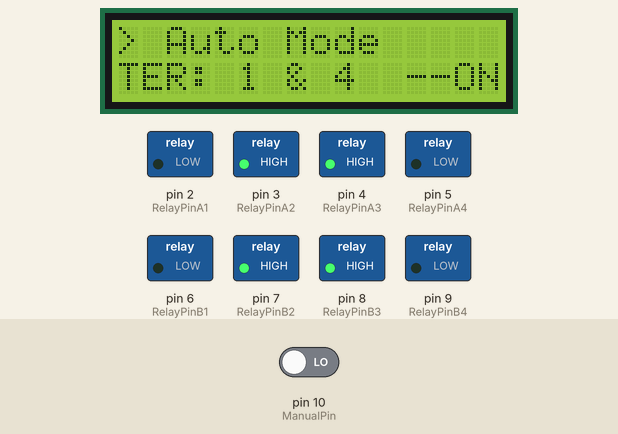
Recording of a sketch running on a simulated Arduino Uno, built with avr-gcc and run on an emulated ATmega328P. Parts: 16×2 character LCD, switched loads named in the sketch (green lamp = pin HIGH). The inputs (shaded band) are chosen by the test bench; at power-on: pin 10 (ManualPin) LOW.

Above: at 6.2 s.
6.3 s: pin 10 (ManualPin) driven HIGH
At 7.1 s:
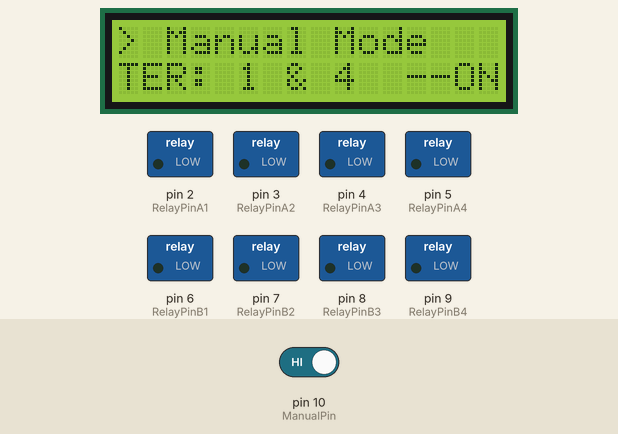
9.3 s: pin 10 (ManualPin) driven LOW
At 15.3 s:
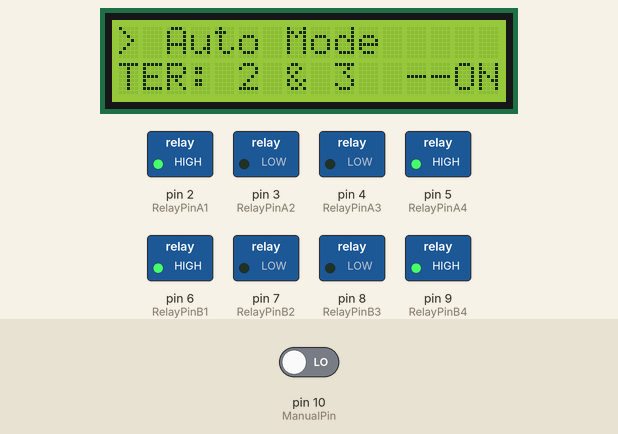
16.5 s: pin 10 (ManualPin) driven HIGH
At 18.3 s:
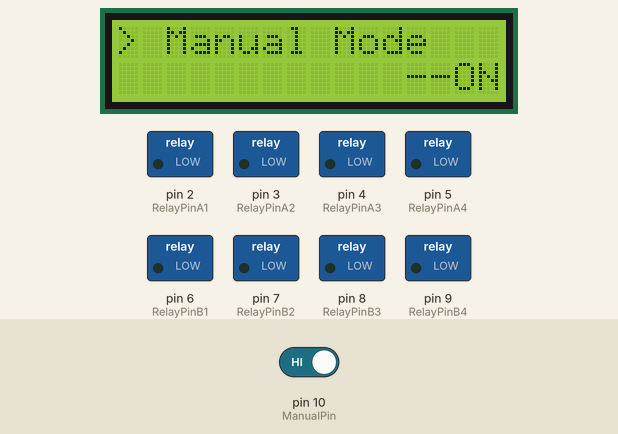
Timing chart, 0 to 19.8 s (numbered marks = the images above; inputs shaded):
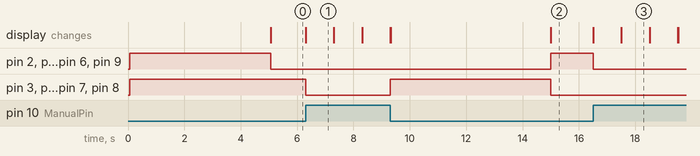

Measured:
- after the input at 6.3 s, pin 3 (RelayPinA2), pin 4 (RelayPinA3), pin 7 (RelayPinB2), pin 8 (RelayPinB3): HIGH → LOW at once; the display: changes at once (image 1)
- after the input at 9.3 s, pin 2 (RelayPinA1), pin 5 (RelayPinA4), pin 6 (RelayPinB1), pin 9 (RelayPinB4): LOW → HIGH after 5.7 s; pin 3 (RelayPinA2), pin 4 (RelayPinA3), pin 7 (RelayPinB2), pin 8 (RelayPinB3): LOW → HIGH at once, → LOW 5.7 s later; the display: first differs from a run without the input at once (image 2 shows a later state)
- after the input at 16.5 s, pin 2 (RelayPinA1), pin 5 (RelayPinA4), pin 6 (RelayPinB1), pin 9 (RelayPinB4): HIGH → LOW at once; the display: first changes at once (image 3 shows a later state)
- what the display in image 1 shows lasts 1.0 s, from 6.3 s to 7.3 s

The sketch:

Code.ino
```cpp
/*
#################################################################################
# Credits goes to Mr. Renjith Mangal                                             #
# Thanks FISAT Management, Higher officials, My Colleagues for the well wishes  #
# The code is open in my github (https://github.com/m4mallu                     #
# For any suggestions and feedbacks, feel free to contact @ renju700@gmail.com  #
#################################################################################
*/

#include <LiquidCrystal.h>
#include <millisDelay.h>
const int RelayPinA1 = 2;     //24V Relay -1
const int RelayPinA2 = 3;     //24V Relay -2
const int RelayPinA3 = 4;     //24V Relay -3
const int RelayPinA4 = 5;     //24V Relay -4

const int RelayPinB1 = 6;     //12V Relay -1
const int RelayPinB2 = 7;     //12V Relay -2
const int RelayPinB3 = 8;     //12V Relay -3
const int RelayPinB4 = 9;     //12V Relay -4
int ManualPin = 10;           // Mode selection pin (Manual/ Auto run)
LiquidCrystal lcd(A0, A1, A2, A3, A4, A5); // Initialize LDC Pins as 8Bit
millisDelay TimeDelay; //MillisDelay library used for auto mode operation to avoid code pause
int Mode = 0;
bool RelayOn = false;

void setup()
{
  TimeDelay.start(15000);       // 1 Hour delay in milliseconds (60x60x1000)
  lcd.begin(16, 2);             // Initialize LCD
  //Serial.begin(9600);
  pinMode(RelayPinA1, OUTPUT);
  pinMode(RelayPinA2, OUTPUT);
  pinMode(RelayPinA3, OUTPUT);
  pinMode(RelayPinA4, OUTPUT);
  pinMode(RelayPinB1, OUTPUT);
  pinMode(RelayPinB2, OUTPUT);
  pinMode(RelayPinB3, OUTPUT);
  pinMode(RelayPinB4, OUTPUT);
  pinMode(ManualPin, INPUT);

  digitalWrite(RelayPinA1, HIGH);
  digitalWrite(RelayPinA2, HIGH);
  digitalWrite(RelayPinA3, HIGH);
  digitalWrite(RelayPinA4, HIGH);
  digitalWrite(RelayPinB1, HIGH);
  digitalWrite(RelayPinB2, HIGH);
  digitalWrite(RelayPinB3, HIGH);
  digitalWrite(RelayPinB4, HIGH);
  lcd.setCursor(0,0);
  lcd.print("Battery Charger");
  lcd.setCursor(0,1);
  lcd.print("Designed @Fablab");
  delay(5000);                      // Let's give a short delay to Show welcome screen
}
void loop(){
  Mode = digitalRead(ManualPin);
  if (Mode == HIGH){                // Activets manual mode in Mode switch HIGH
    lcd.setCursor(0,0);
    lcd.print("> Manual Mode");
    lcd.setCursor(12,1);
    lcd.print("--ON");
    digitalWrite(RelayPinA1, LOW);  // In Manual mode, activate all the relay pins
    digitalWrite(RelayPinA2, LOW);  //        "
    digitalWrite(RelayPinA3, LOW);  //        "
    digitalWrite(RelayPinA4, LOW);  //        "
    digitalWrite(RelayPinB1, LOW);  //        "
    digitalWrite(RelayPinB2, LOW);  //        "
    digitalWrite(RelayPinB3, LOW);  //        "
    digitalWrite(RelayPinB4, LOW);  //        "
    delay(1000);
    lcd.clear();
  }
  else {                            // Activets Auto mode in Mode switch LOW
    // As the relay module is operated on active low region,
    // we need to initialize all the iputs as HIGH to turn of
    // all the relay units in the start up!
    digitalWrite(RelayPinA1, LOW);
    digitalWrite(RelayPinA2, HIGH);
    digitalWrite(RelayPinA3, HIGH);
    digitalWrite(RelayPinA4, LOW);
    digitalWrite(RelayPinB1, LOW);
    digitalWrite(RelayPinB2, HIGH);
    digitalWrite(RelayPinB3, HIGH);
    digitalWrite(RelayPinB4, LOW);
    lcd.clear();
    lcd.setCursor(0,0);
    lcd.print("> Auto Mode");
    lcd.setCursor(0,1);
    lcd.print("TER: 1 & 4");
    lcd.setCursor(12,1);
    lcd.print("--ON");
    while (digitalRead(10) == 0 ) { // A loop runs as auto mode until mode switch turns LOW
      if (TimeDelay.justFinished()) {
        //Serial.println("Auto Mode");
        TimeDelay.repeat();         // Repeat the delay with toggled outputs
        RelayOn = !RelayOn;
        if (RelayOn) {
          digitalWrite(RelayPinA1, HIGH);
          digitalWrite(RelayPinA4, HIGH);
          digitalWrite(RelayPinB1, HIGH);
          digitalWrite(RelayPinB4, HIGH);
          digitalWrite(RelayPinA2, LOW);
          digitalWrite(RelayPinB2, LOW);
          digitalWrite(RelayPinA3, LOW);
          digitalWrite(RelayPinB3, LOW);
          lcd.clear();
          lcd.setCursor(0,0);
          lcd.print("> Auto Mode");
          lcd.setCursor(0,1);
          lcd.print("TER: 2 & 3");
          lcd.setCursor(12,1);
          lcd.print("--ON");
        }
        else {
            digitalWrite(RelayPinA1, LOW);
            digitalWrite(RelayPinB1, LOW);
            digitalWrite(RelayPinA4, LOW);
            digitalWrite(RelayPinB4, LOW);
            digitalWrite(RelayPinA2, HIGH);
            digitalWrite(RelayPinB2, HIGH);
            digitalWrite(RelayPinA3, HIGH);
            digitalWrite(RelayPinB3, HIGH);
            lcd.clear();
            lcd.setCursor(0,0);
            lcd.print("> Auto Mode");
            lcd.setCursor(0,1);
            lcd.print("TER: 1 & 4");
            lcd.setCursor(12,1);
            lcd.print("--ON");
          }
        }
      }
    }
  }
```
